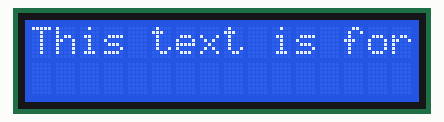
Simulated run of this sketch. Board: Arduino Uno, built with avr-gcc and run on an emulated ATmega328P. Parts: 16×2 character LCD.

Above: at 0.18 s.
At 4.94 s:
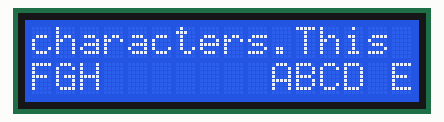
At 9.92 s:
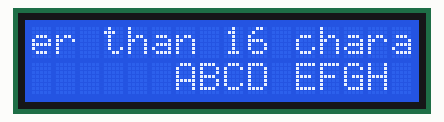
At 19.88 s:
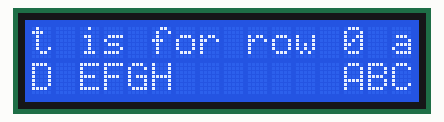
At 29.83 s:
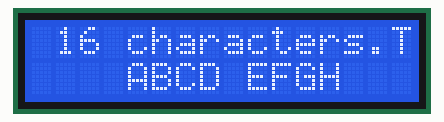
At 39.79 s:
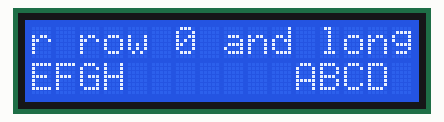

The sketch:

scrolling_text.ino
```cpp
#include <LiquidCrystal_I2C.h>
#include <Wire.h>

// Initialize the LCD module with the appropriate number of columns and rows
LiquidCrystal_I2C lcd(34,16,2);

//for turkısh letter byte customize(Ç)
byte customChar[8] = {
  B00000,
  B00000,
  B01010,
  B00000,
  B10001,
  B01110,
  B00000,
  B00000
};


void setup() {

  //lcd.createChar(0, customChar); // ö
  lcd.init();
  lcd.backlight();
}

void loop() {

  static char LCD_ROW_1 [] = "This text is for row 0 and longer than 16 characters.";
  static char LCD_ROW_2 [] = "ABCD EFGH       ";
  static int messageLength = sizeof(LCD_ROW_1) - 2; // Subtract 1 to exclude the null terminator
  static int messageLength1 = sizeof(LCD_ROW_2) - 2;
  static char SCROLL_DIRECTION= 'R';
  int SCROLL_WAIT = 200;
  boolean SCROLL_FLAG = true;

  while(SCROLL_FLAG==true){
   if( SCROLL_DIRECTION== 'L'){

  static int scrollPosition = 0;
  lcd.setCursor(0, 0); // Set the cursor to the first row of the LCD
  for (int i = scrollPosition; i < scrollPosition + 16; i++) {
    lcd.write(LCD_ROW_1[i % messageLength]); // Write the i-th character of the message, wrapping around to the beginning if necessary
  }
  lcd.setCursor(0, 1); // Set the cursor to the second row of the LCD
  for (int i = scrollPosition ; i < scrollPosition + 16; i++) {
    lcd.write(LCD_ROW_2[i % messageLength1]); // Write the i-th character of the message, wrapping around to the beginning if necessary
  }
  delay(SCROLL_WAIT); // Wait for a short period before scrolling left
  scrollPosition++;
  if (scrollPosition >= messageLength) {
    scrollPosition = 0; // Start over at the beginning of the message
  }
  }
    else if(SCROLL_DIRECTION= 'R'){
   int swap=LCD_ROW_1[messageLength];
  lcd.setCursor(0,0);
  for(int j=0 ; j<=15; j++){
  lcd.print(LCD_ROW_1[j]);
  }
  lcd.setCursor(0,0);
  delay(SCROLL_WAIT);
  for(int i =messageLength ;i>0; i--){
    LCD_ROW_1[i]=LCD_ROW_1[i-1];
  }
  LCD_ROW_1[0]=swap;

  int swap1=LCD_ROW_2[messageLength1];
  lcd.setCursor(0,1);
  for(int j=0 ; j<=15; j++){
  lcd.print(LCD_ROW_2[j]);
  }
  lcd.setCursor(0,1);
  delay(SCROLL_WAIT);
  for(int i =messageLength1 ;i>0; i--){
    LCD_ROW_2[i]=LCD_ROW_2[i-1];
  }
  LCD_ROW_2[0]=swap1;

}


  }
}
```
